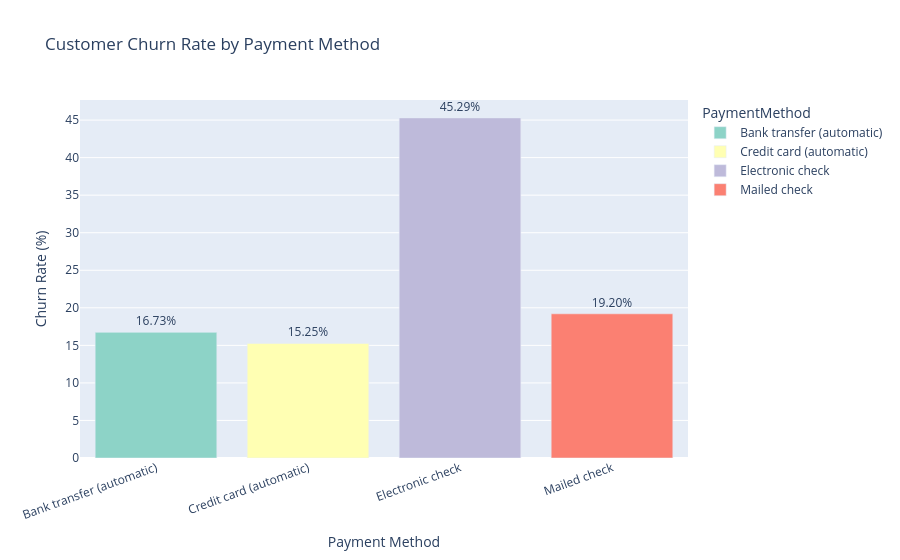

Write notebook code for a chart like this one.
### Code cell
fig = px.bar(
    payment_churn,
    x="PaymentMethod",
    y="Churn_Flag",
    color="PaymentMethod",
    title="Customer Churn Rate by Payment Method",
    text="Churn_Flag",
    color_discrete_sequence=px.colors.qualitative.Set3
)

fig.update_traces(
    texttemplate="%{text:.2f}%",
    textposition="outside"
)

fig.update_layout(
    xaxis_title="Payment Method",
    yaxis_title="Churn Rate (%)",
    xaxis_tickangle=-20
)

fig.show()

### Figure 1 — Plotly figure (JSON) as saved in the notebook; plotly's stock layout.template omitted (floating-point values rounded to 4 significant figures)
{"data": [{"hovertemplate": "PaymentMethod=%{x}<br>Churn_Flag=%{text}<extra></extra>", "legendgroup": "Bank transfer (automatic)", "marker": {"color": "rgb(141,211,199)", "pattern": {"shape": ""}}, "name": "Bank transfer (automatic)", "orientation": "v", "showlegend": true, "text": [16.73], "textposition": "outside", "texttemplate": "%{text:.2f}%", "type": "bar", "x": ["Bank transfer (automatic)"], "xaxis": "x", "y": [16.73], "yaxis": "y"}, {"hovertemplate": "PaymentMethod=%{x}<br>Churn_Flag=%{text}<extra></extra>", "legendgroup": "Credit card (automatic)", "marker": {"color": "rgb(255,255,179)", "pattern": {"shape": ""}}, "name": "Credit card (automatic)", "orientation": "v", "showlegend": true, "text": [15.25], "textposition": "outside", "texttemplate": "%{text:.2f}%", "type": "bar", "x": ["Credit card (automatic)"], "xaxis": "x", "y": [15.25], "yaxis": "y"}, {"hovertemplate": "PaymentMethod=%{x}<br>Churn_Flag=%{text}<extra></extra>", "legendgroup": "Electronic check", "marker": {"color": "rgb(190,186,218)", "pattern": {"shape": ""}}, "name": "Electronic check", "orientation": "v", "showlegend": true, "text": [45.29], "textposition": "outside", "texttemplate": "%{text:.2f}%", "type": "bar", "x": ["Electronic check"], "xaxis": "x", "y": [45.29], "yaxis": "y"}, {"hovertemplate": "PaymentMethod=%{x}<br>Churn_Flag=%{text}<extra></extra>", "legendgroup": "Mailed check", "marker": {"color": "rgb(251,128,114)", "pattern": {"shape": ""}}, "name": "Mailed check", "orientation": "v", "showlegend": true, "text": [19.2], "textposition": "outside", "texttemplate": "%{text:.2f}%", "type": "bar", "x": ["Mailed check"], "xaxis": "x", "y": [19.2], "yaxis": "y"}], "layout": {"barmode": "relative", "legend": {"title": {"text": "PaymentMethod"}, "tracegroupgap": 0}, "title": {"text": "Customer Churn Rate by Payment Method"}, "xaxis": {"anchor": "y", "categoryarray": ["Bank transfer (automatic)", "Credit card (automatic)", "Electronic check", "Mailed check"], "categoryorder": "array", "domain": [0, 1], "tickangle": -20, "title": {"text": "Payment Method"}}, "yaxis": {"anchor": "x", "domain": [0, 1], "title": {"text": "Churn Rate (%)"}}}}
